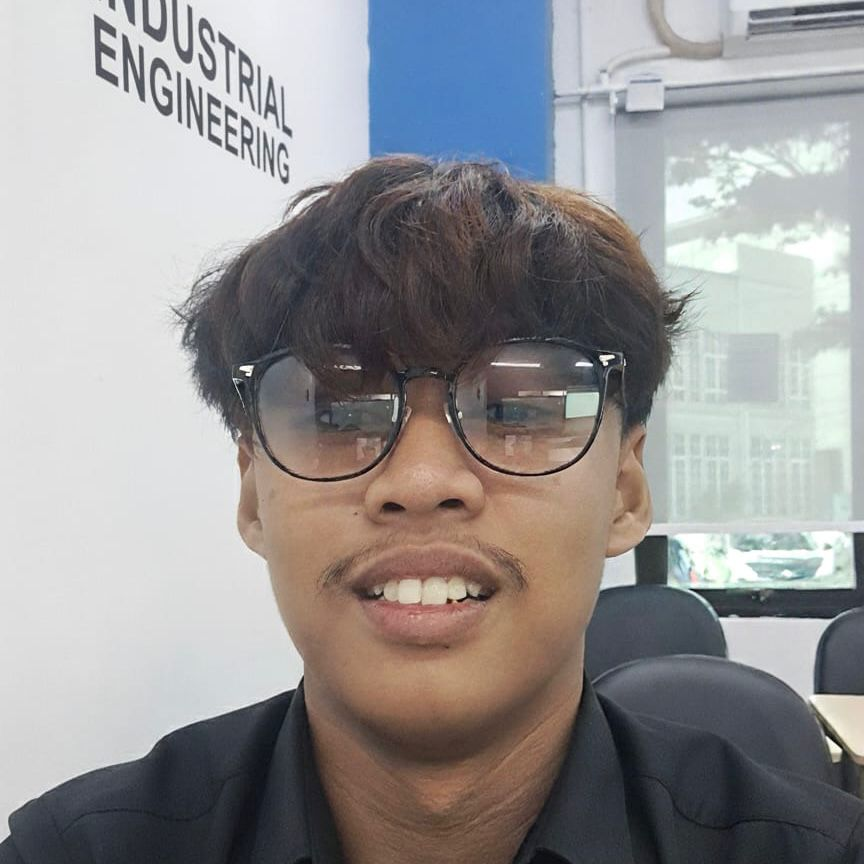
#> input picture Falah.jpg, 864 x 864 px
$ python -i BISMILLAH.py   (imports and definitions only)
#> lines starting #> are read from the running program, lines starting #| are printed output that depends on the picture; after the words box and inside, x2 and y2 are one past the last pixel; in counts of white or black regions, pixels touching at a corner belong together
import streamlit as st
import numpy as np
import cv2
from PIL import Image
from sklearn.cluster import KMeans
import matplotlib.pyplot as plt
import io
import warnings
# [1 line not run here, left out]

# ==================================================
#  FUNGSI BANTU
# ==================================================
def load_image(uploaded_file):
    img = Image.open(uploaded_file).convert("RGB")
    return np.array(img)

# [85 lines left out: functions apply_transformation_full, apply_translation, apply_custom_convolution, create_blur_kernel, create_sharpen_kernel, create_edge_detection_kernel and 2 more, not called in this run]

# METODE 2: CANNY EDGE + FLOOD FILL
def remove_background_canny_floodfill(image):
    """Menggunakan edge detection dan flood fill"""
    gray = cv2.cvtColor(image, cv2.COLOR_RGB2GRAY)
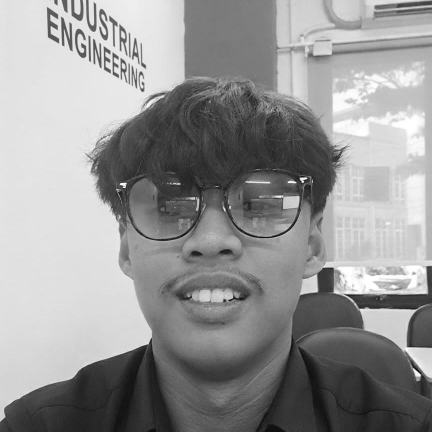
#> gray: shape (864, 864) (shown at 1/2 size); min 1, max 255, mean 148.8
    edges = cv2.Canny(gray, 50, 150)
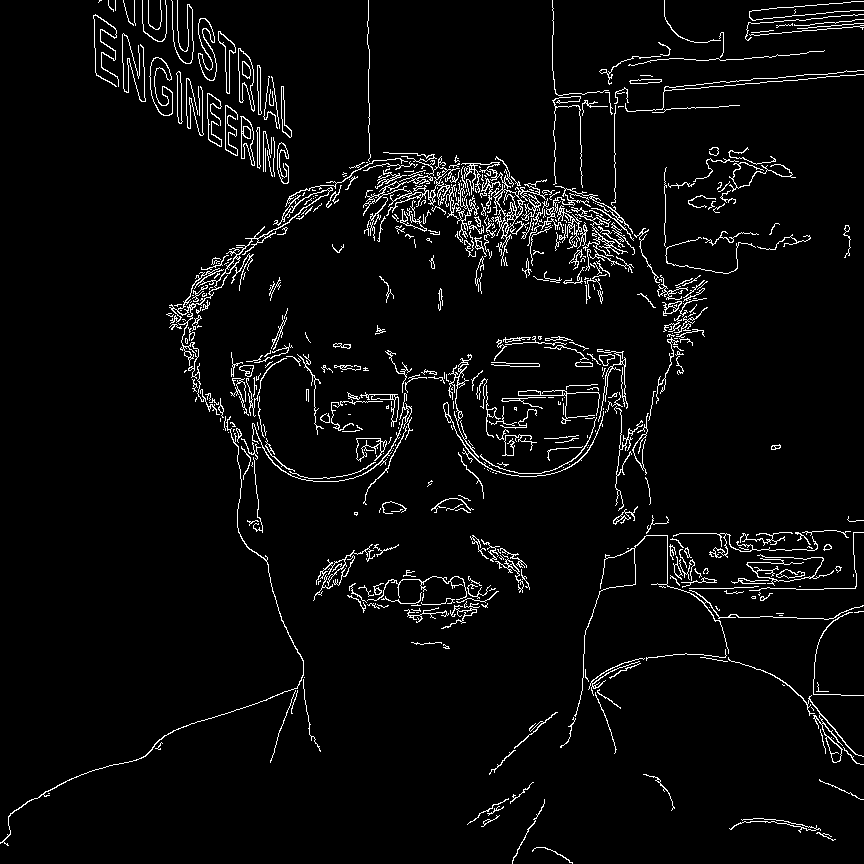
#> edges: shape (864, 864); 4.3% white in thin lines or dots
    kernel = np.ones((3,3), np.uint8)
    dilated = cv2.dilate(edges, kernel, iterations=2)
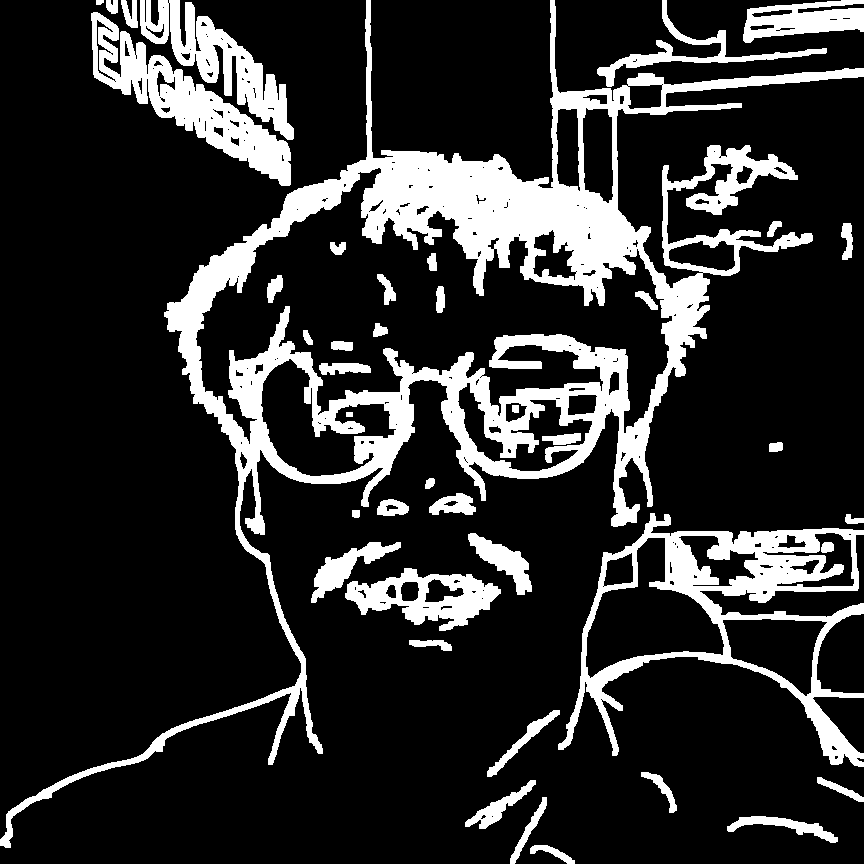
#> dilated: shape (864, 864); 18.1% white; 42 white regions
    contours, _ = cv2.findContours(dilated, cv2.RETR_EXTERNAL, cv2.CHAIN_APPROX_SIMPLE)
#> contours = 28 contours; largest, box (x1, y1, x2, y2) and area: (0, 0, 864, 848) 151616, (558, 513, 864, 767) 34808, (91, 12, 291, 186) 9702, (140, 0, 294, 140) 6308, (345, 568, 501, 631) 5308

    mask = np.zeros_like(gray)
    if contours:
        largest_contour = max(contours, key=cv2.contourArea)
#> largest_contour = contour of 2576 points, box (x1, y1, x2, y2) (0, 0, 864, 848), area 151616
        cv2.drawContours(mask, [largest_contour], -1, 255, -1)
#> mask: shape (864, 864); 20.7% white; 1 white region, box (x1, y1, x2, y2) and area: (0, 0, 864, 848) 154864

    mask = cv2.morphologyEx(mask, cv2.MORPH_CLOSE, kernel, iterations=3)
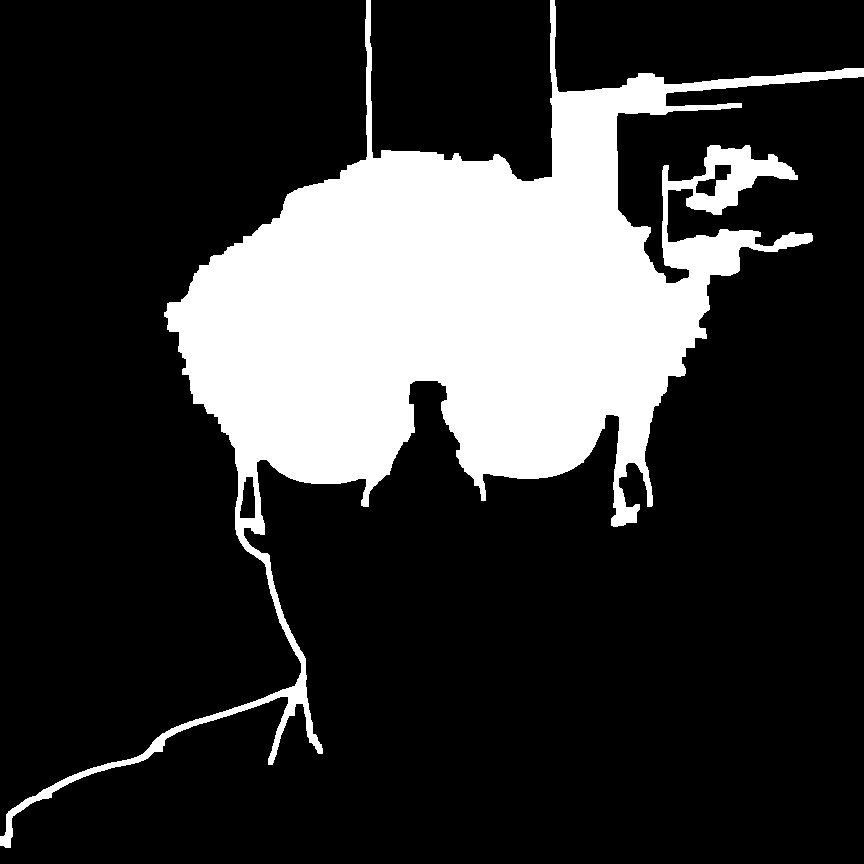
#> mask: shape (864, 864); 21% white; 1 white region, box (x1, y1, x2, y2) and area: (0, 0, 864, 848) 156393
    mask = cv2.morphologyEx(mask, cv2.MORPH_OPEN, kernel, iterations=2)
#> mask: shape (864, 864); 20.9% white; 1 white region, box (x1, y1, x2, y2) and area: (0, 0, 864, 848) 156381
    result = cv2.bitwise_and(image, image, mask=mask)
    b, g, r = cv2.split(result)
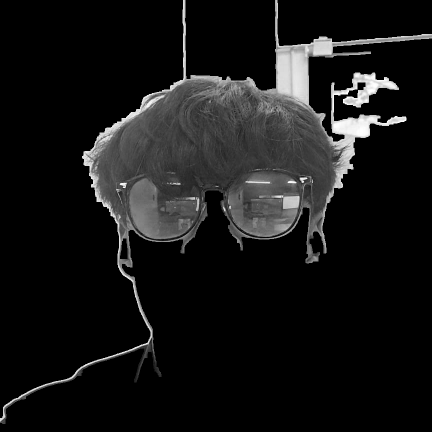
#> r: shape (864, 864) (shown at 1/2 size); min 0, max 255, mean 22
    rgba = cv2.merge([b, g, r, mask])
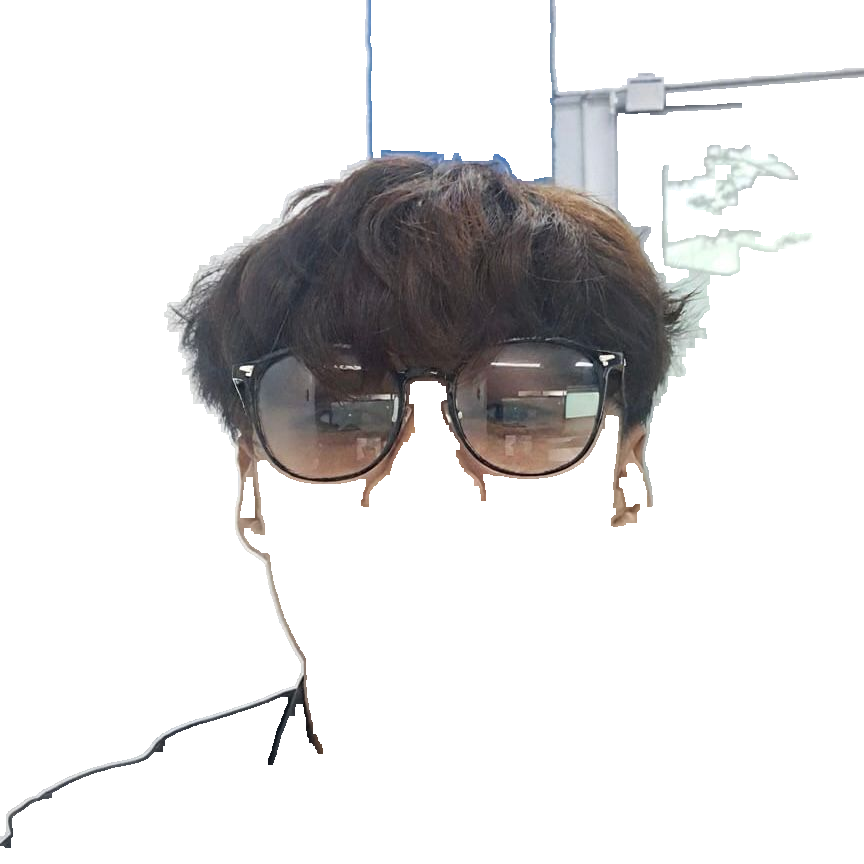
#> rgba: shape (864, 864, 4); mean R, G, B, A 22.9, 21.9, 22, 53.4; transparent parts drawn white

    return result, rgba, mask

# METODE 3: IMPROVED HSV METHOD
# [85 lines left out: functions remove_background_improved_hsv, remove_background_hybrid, create_checkerboard_background, not called in this run]

# ==================================================
#  CUSTOM CSS
# ==================================================
# [42 lines not run here, left out]

# ==================================================
#  GLOBAL LANGUAGE SELECTION
# ==================================================
# [1 line that did not run here, left out]

# ==================================================
#  PAGE 1 — HOME
# ==================================================
# [706 lines left out: functions page_home, page_image_tools, page_background_removal, page_team, not called in this run]


# ==================================================
#  MAIN NAVIGATION
# ==================================================
pages = {
    "🏠 Home": page_home,
    "🛠️ Image Tools": page_image_tools,
    "🎭 Background Removal": page_background_removal,
    "👥 Team": page_team,
}

# [1 line not run here, left out]
# [4 lines that did not run here, left out]

# Menambahkan informasi di sidebar
# [17 lines not run here, left out]

>>> import cv2
>>> picture = cv2.cvtColor(cv2.imread('Falah.jpg'), cv2.COLOR_BGR2RGB)
>>> result = remove_background_canny_floodfill(picture)

$ run again, on Rayyan.jpg
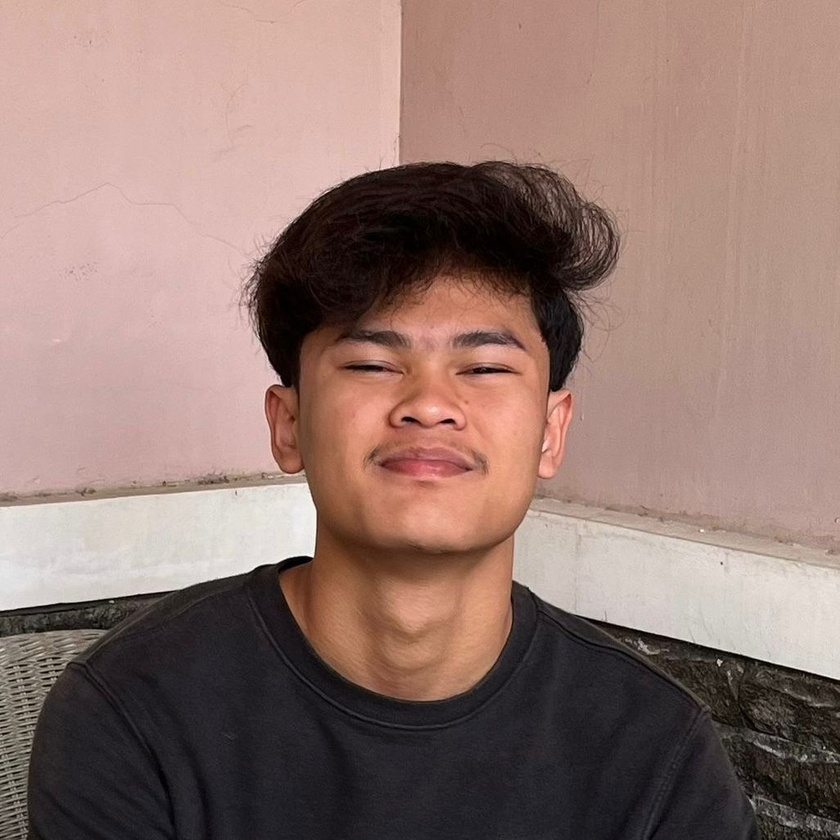
#> input picture Rayyan.jpg, 840 x 840 px, shrunk from 1026 x 1026 before the run
#> in remove_background_canny_floodfill, `edges = cv2.Canny(gray, 50, 150)`:
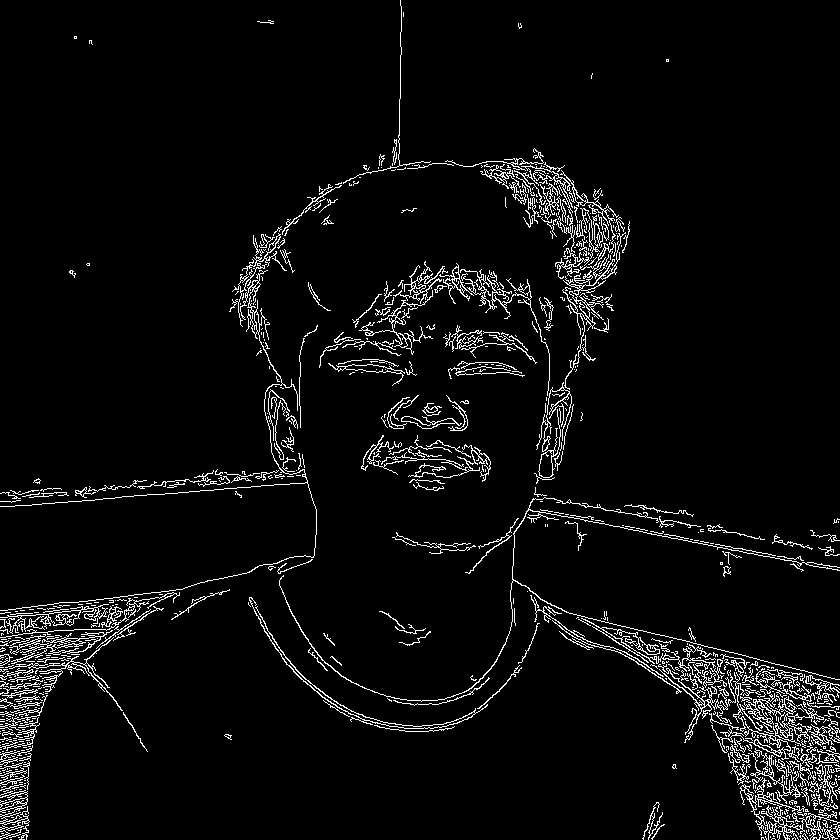
#> edges: shape (840, 840); 4.6% white in thin lines or dots
#> dilated: shape (840, 840); 16.8% white; 28 white regions
#> contours = 18 contours; largest, box (x1, y1, x2, y2) and area: (0, 0, 840, 840) 209522, (640, 800, 667, 840) 591, (169, 587, 232, 622) 477, (808, 528, 840, 558) 446, (770, 532, 815, 552) 339
#> largest_contour = contour of 2718 points, box (x1, y1, x2, y2) (0, 0, 840, 840), area 209522
#> in remove_background_canny_floodfill, `rgba = cv2.merge([b, g, r, mask])`:
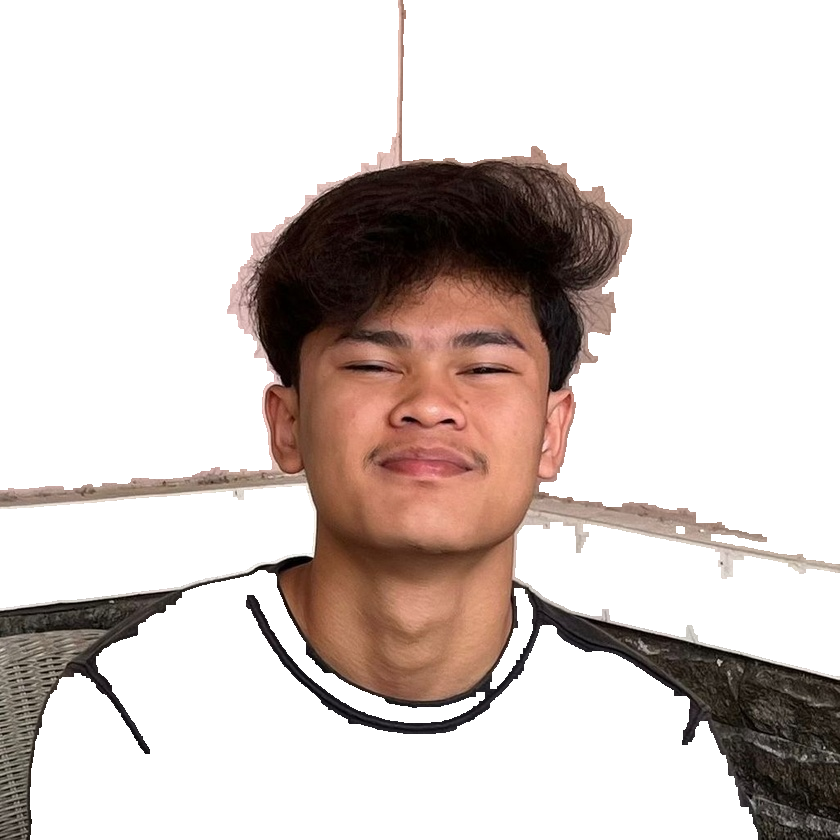
#> rgba: shape (840, 840, 4); mean R, G, B, A 35.6, 25.7, 21.8, 77.5; transparent parts drawn white

$ run again, on Tobias.jpg
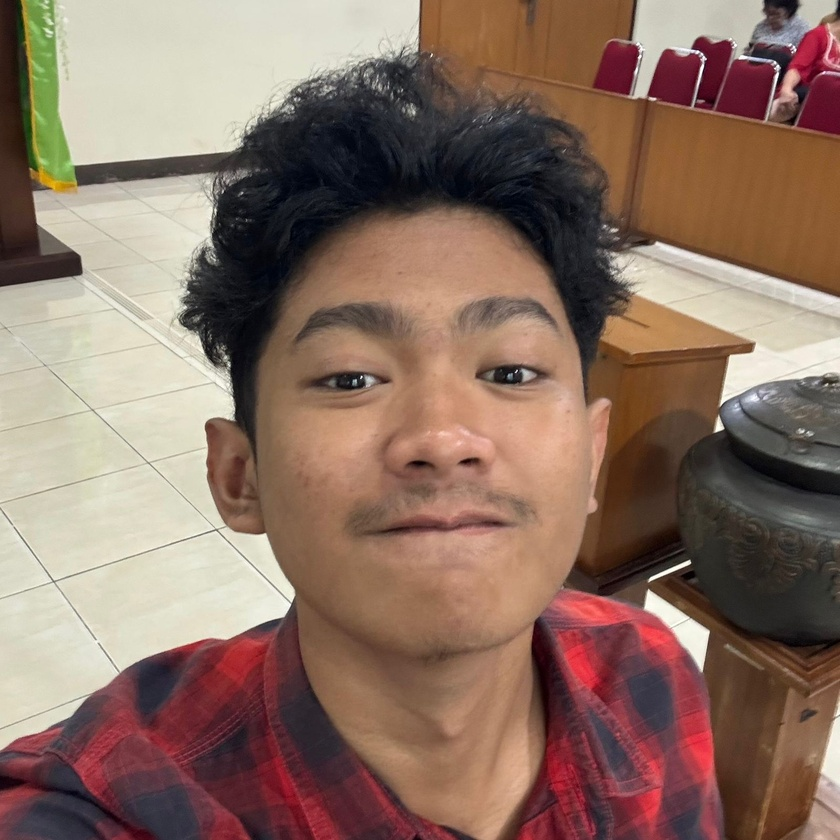
#> input picture Tobias.jpg, 840 x 840 px, shrunk from 1600 x 1600 before the run
#> in remove_background_canny_floodfill, `edges = cv2.Canny(gray, 50, 150)`:
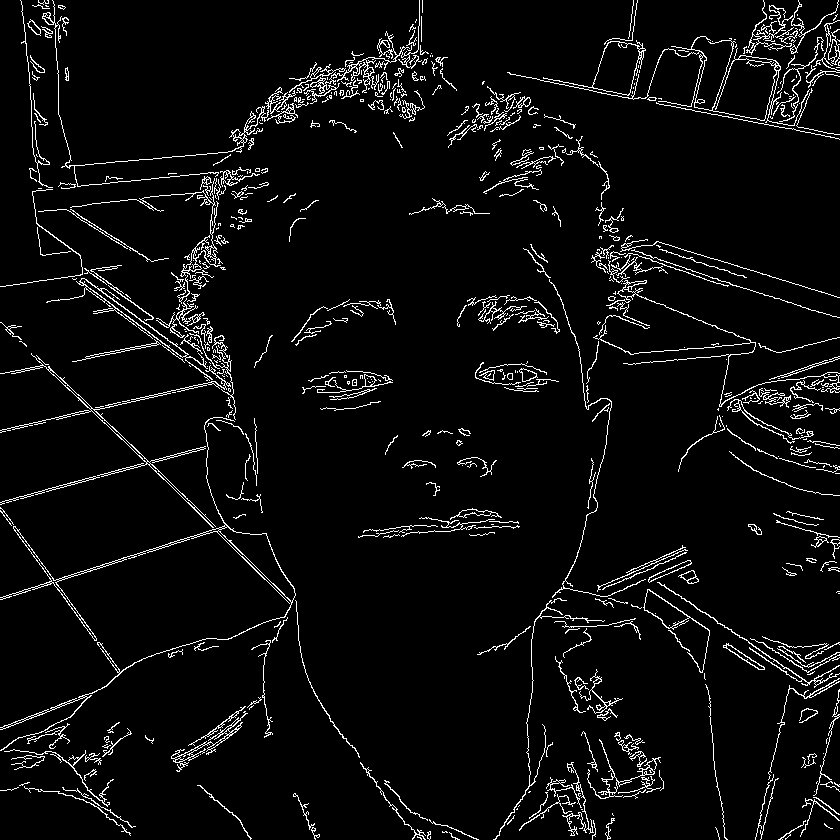
#> edges: shape (840, 840); 4.9% white in thin lines or dots
#> dilated: shape (840, 840); 21.3% white; 51 white regions
#> contours = 51 contours; largest, box (x1, y1, x2, y2) and area: (0, 0, 481, 840) 107866, (475, 125, 840, 840) 47225, (505, 0, 840, 142) 19915, (579, 729, 666, 801) 3204, (356, 506, 522, 540) 2672
#> largest_contour = contour of 3188 points, box (x1, y1, x2, y2) (0, 0, 481, 840), area 107866
#> in remove_background_canny_floodfill, `rgba = cv2.merge([b, g, r, mask])`:
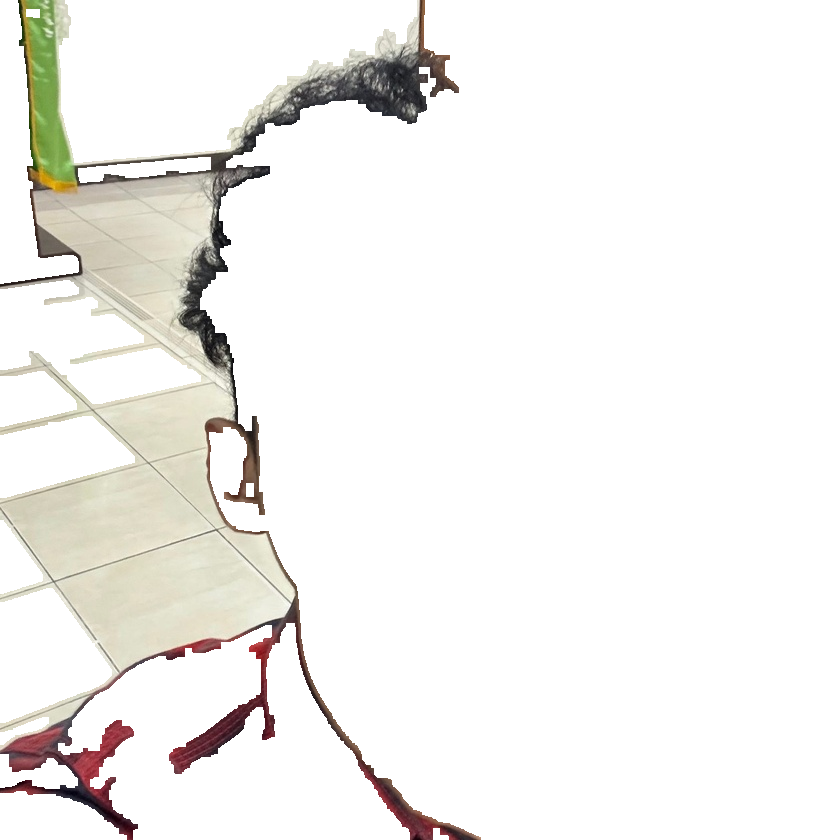
#> rgba: shape (840, 840, 4); mean R, G, B, A 28.9, 27.6, 24.8, 41.2; transparent parts drawn white
